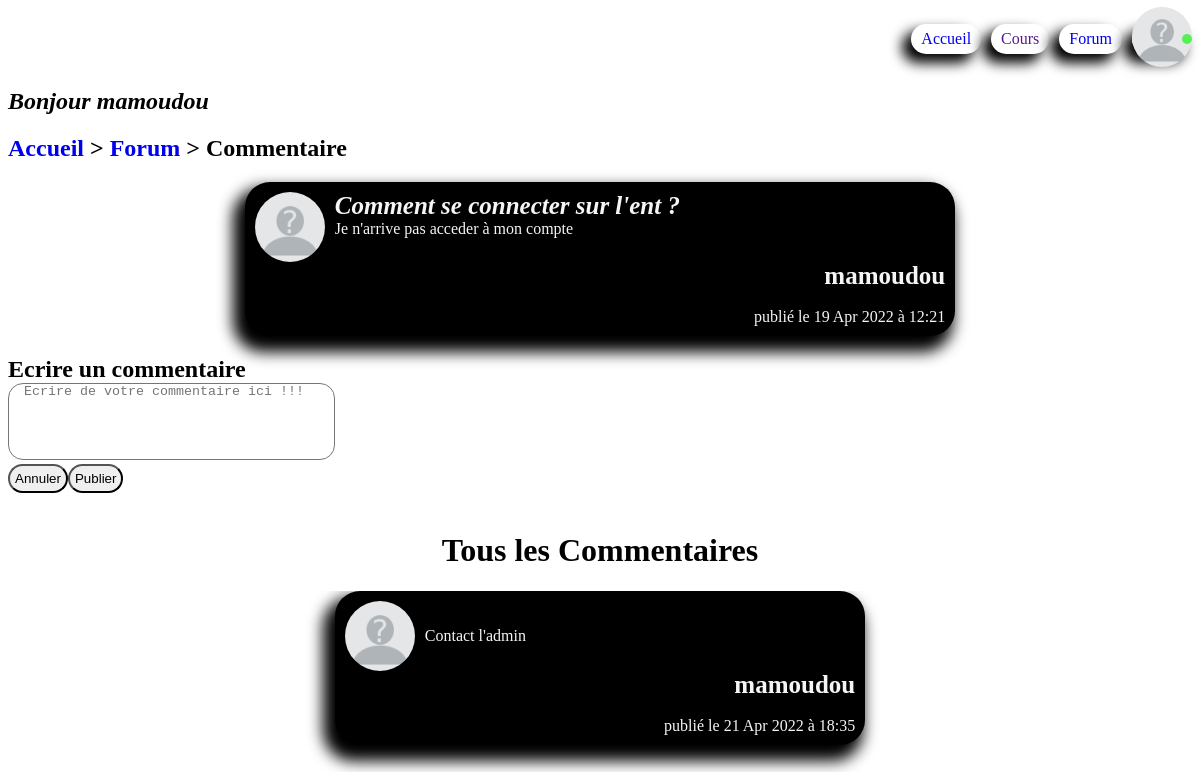
/index.php?location=comment&idComment=5 (signed in), run on the app's committed database.
### tables this page shows
CREATE TABLE `questions` (
  `id` int NOT NULL,
  `userID` int NOT NULL,
  `title` varchar(255) NOT NULL,
  `content` text NOT NULL,
  `question_date` datetime NOT NULL DEFAULT CURRENT_TIMESTAMP
);

CREATE TABLE `members` (
  `id` int NOT NULL,
  `firstName` varchar(255) NOT NULL,
  `lastName` varchar(255) NOT NULL,
  `birthday` date NOT NULL,
  `email` varchar(255) NOT NULL,
  `username` varchar(255) NOT NULL,
  `password_` varchar(255) NOT NULL,
  `inscription_date` datetime NOT NULL DEFAULT CURRENT_TIMESTAMP,
  `gender` varchar(10) NOT NULL,
  `picture` varchar(255) NOT NULL
);

CREATE TABLE `comments` (
  `id` int NOT NULL,
  `questionID` int NOT NULL,
  `userID` int NOT NULL,
  `comment` text NOT NULL,
  `comment_date` datetime NOT NULL DEFAULT CURRENT_TIMESTAMP
);

### Controller/controller.php (called while the page is built, shortened)
<?php
require("Model/model.php");
function question($idQuestion)
{
    $question= singleQuestion($idQuestion);
    $allComments = allComments($idQuestion);
    require('View/comment.php');
}

### Model/model.php (called while the page is built, shortened)
<?php
function dataBaseConnexion()
{
    try
    {
        $data_base= new PDO('mysql:host=localhost;dbname=WebProject;charset=utf8', 'root', 'root');
        return $data_base;
    }
    catch(Exception $e)
    {
        die("Erreur : ".$e->getMessage());
    }
}
function singleQuestion($idQuestion)
{
    $data_base= dataBaseConnexion();
    $question= $data_base->prepare('SELECT questions.id as id, username, content, title, picture, DATE_FORMAT(question_date, \'%d %b %Y à %H:%i\') AS date_ FROM members, questions WHERE questions.userID= members.id AND questions.id =?');
    $question->execute([$idQuestion]);
    $questions= $question->fetch();
    return $questions;
}
function allComments($idQuestion)
{
    $data_base= dataBaseConnexion();
    $comments= $data_base->prepare('SELECT id, questionID, userID, comment, DATE_FORMAT(comment_date, \'%d %b %Y à %H:%i\') AS date_ FROM comments WHERE questionID= ?');
    $comments->execute([$idQuestion]);
    return $comments;
}
function identifiedMember($idUser)
{
    $data_base= dataBaseConnexion();
    $members= $data_base->prepare('SELECT username, picture FROM members WHERE id=?' );
    $members->execute([$idUser]);
    $user= $members->fetch();
    return $user;
}

### View/comment.php (the view, shortened to what this page needs)
<!DOCTYPE html>
<html lang="en">
<head>
    <link rel="stylesheet" href="Public/CSS/menu.css?ts=<?=time()?>">
    <link rel="stylesheet" href="Public/CSS/comment.css?ts=<?=time()?>">
    <link rel="stylesheet" href="Public/CSS/signupAndLogin.css?ts=<?=time()?>">
</head>
<body>
    <?php require('header.php'); ?>
    <?php if(isset($_SESSION['connected'])) :?>
        <h2><em>Bonjour <?=$_SESSION['username']?></em></h2>
    <?php else :?>
        <h2><em>Vous n'êtes pas connecté</em></h2>
    <?php endif ?>
    <h2><a href="index.php?location=home">Accueil</a> > <a href="index.php?location=forum">Forum</a> > Commentaire</h2>
    <?php if(isset($question)): ?>
        <div class="questions">
            <div class="question">
                <img class="pic" src="<?=$question['picture']?>" alt="">
                <div class="content">
                    <strong><em><?=$question['title']?></em></strong>
                    <?=$question['content']?>
                </div>
            </div>
            <div class="info">
                <strong><?=$question['username']?></strong><br>
                publié le <?=$question['date_']?>
            </div>
        </div>
    <?php endif?>
    <?php if(isset($_SESSION['connected'])) :?>
        <h2 class="info-form">Ecrire un commentaire</h2>
        <form action="index.php?location=publishComment&amp;idQuestion=<?=$question['id']?>&amp;idUser=<?=$_SESSION['id']?>" method="post">
                <textarea name="content" id="" cols="35" rows="5" placeholder="Ecrire de votre commentaire ici !!!"></textarea><br>
                <input type="reset" value="Annuler"><input type="submit" value="Publier"><br><br>
        </form>
    <?php else: ?>
        <h2 class="info-form"><a href="index.php?location=login">Ecrire un commentaire</a></h2>
    <?php endif?>
    <h1>Tous les Commentaires</h1>
    <?php if(isset($allComments)): ?>
        <div class="all">
        <?php while($comments= $allComments->fetch()): ?>
            <?php $member=  identifiedMember($comments['userID']);?>
            <div class="questions">
                <div class="question">
                    <img class="pic" src="<?=$member['picture']?>" alt="">
                    <div class="content-comment">
                        <?=$comments['comment']?>
                    </div>
                </div>
                <div class="info">
                    <strong><?=$member['username']?></strong><br>
                    publié le <?=$comments['date_']?>
                </div>
            </div>
        <?php endwhile?>
    <?php endif ?>
</body>
</html>

### Public/CSS/menu.css (style rules this page uses)
a { text-decoration: none; }

### Public/CSS/comment.css (style rules this page uses)
.pic { height: 70px; width: 70px; border-radius: 50%; margin-right: 10px; }
.question { display: flex; flex-direction: row; flex-wrap: nowrap; justify-content: flex-start; align-items: stretch; align-content: stretch; }
.questions { background-color: rgb(0, 0, 0); padding: 10px; border-radius: 25px; margin: 0 20%; margin-bottom: 15px; color: whitesmoke; -webkit-box-shadow: -7px 11px 15px 5px #000000; box-shadow: -7px 11px 15px 5px #000000; }
.content { display: flex; flex-direction: column; flex-wrap: nowrap; justify-content: flex-start; align-items: stretch; align-content: stretch; }
.content-comment { display: flex; flex-direction: column; flex-wrap: wrap; justify-content: center; align-items: stretch; align-content: stretch; }
h2 { font-family: "Brush Script MT", cursive; }
strong { font-family: "Brush Script MT", cursive; font-size: 25px; }
.info { display: flex; flex-direction: column; flex-wrap: nowrap; justify-content: flex-end; align-items: flex-end; align-content: stretch; }
textarea { resize: none; border-radius: 15px; padding: 0 15px; }
.info-form { margin-bottom: 0; }
.all { overflow: auto; height: 82vh; margin: 0 150px; }

### Public/CSS/signupAndLogin.css (style rules this page uses)
h1 { text-align: center; font-family: "Brush Script MT", cursive; }
h2 { font-family: "Brush Script MT", cursive; }
a { text-decoration: none; }
input[type=submit], input[type=reset] { border-radius: 15px; padding: 5px; cursor: pointer; text-align: center; }

### data on the page
questions: userID.picture (picture), title "Comment se connecter sur l'ent ?", content "Je n'arrive pas acceder à mon compte", userID.username "mamoudou"
comments: userID.picture (picture), comment "Contact l'admin", userID.username "mamoudou", date_ "21 Apr 2022 à 18:35"

### other printed values
$_SESSION['username'] "mamoudou"
$question['date_'] "19 Apr 2022 à 12:21"
